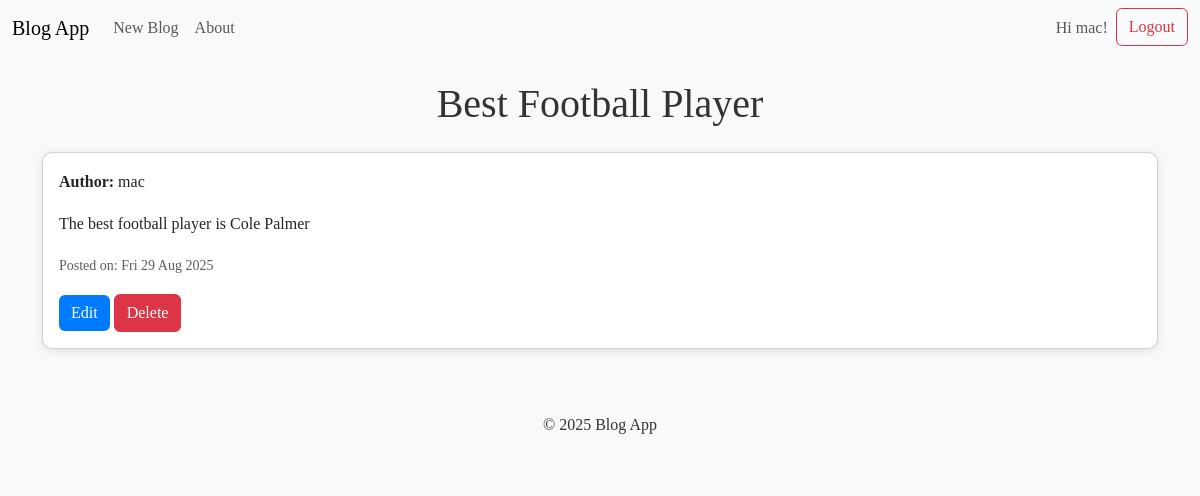
Page /blog/2/ (signed in) on the committed database.
### blog/models.py (models this page shows, shortened)
class BlogPost(models.Model):
    title = models.CharField(max_length=100)
    author = models.ForeignKey(User, on_delete=models.CASCADE, max_length=50, blank=True, null=True)
    body = models.TextField()
    date_created = models.DateTimeField(auto_now_add=True)
    class Meta:
        ordering = ['-date_created']

### blog/views.py (the view)
# urls.py: path('blog/<int:blog_id>/', views.blog_detail, name='blog-detail'),
@login_required
def blog_detail(request, blog_id):
    blog = get_object_or_404(BlogPost, id=blog_id)
    context = {'blog': blog}
    return render(request, template_name='blog/blog_detail.html', context=context)

### blog/templates/blog/blog_detail.html (shortened to what this page needs)
{% extends 'blog/base.html' %}
{% block page_header %}
    <h1 class="text-center mb-4">{{ blog.title }}</h1>
{% endblock page_header %}
{% block content %}
    <div class="card">
        <div class="card-body">
            <p class="card-text"><strong>Author:</strong> {{ blog.author }}</p>
            <p class="card-text">{{ blog.body }}</p>
            <p class="card-text"><small class="text-muted">Posted on: {{ blog.date_created|date:'D d M Y' }}</small></p>
            <a href="{% url 'update-blog' blog.id %}" class="btn btn-primary">Edit</a>
            <a href="{% url 'delete-blog' blog.id %}" class="btn btn-danger">Delete</a>
        </div>
    </div>
{% endblock content %}

### blog/templates/blog/base.html (shortened to what this page needs)
<!DOCTYPE html>
<html lang="en">
<head>
    <link href="https://cdn.jsdelivr.net/npm/bootstrap@5.3.3/dist/css/bootstrap.min.css" rel="stylesheet">
    {% load static %}
    <link rel="stylesheet" href="{% static 'blog/css/style.css' %}">
</head>
<body>
    <nav class="navbar navbar-expand-lg navbar-light bg-light">
        <div class="container-fluid">
            <a class="navbar-brand" href="{% url 'home' %}">Blog App</a>
            <div class="collapse navbar-collapse" id="navbarNav">
                <ul class="navbar-nav">
                    <li class="nav-item">
                        <a class="nav-link" href="{% url 'create-blog' %}">New Blog</a>
                    </li>
                    <li class="nav-item">
                        <a class="nav-link" href="{% url 'about' %}">About</a>
                    </li>
                </ul>
                <ul class="navbar-nav ms-auto">
                  {% if user.is_authenticated %}
                    <li class="nav-item">
                      <span class="nav-link">Hi {{ user.username }}!</span>
                    </li>
                    <li class="nav-item">
                      <form method="post" action="{% url 'logout' %}" class="d-inline">
                        <button type="submit" class="btn btn-outline-danger" aria-label="Logout">Logout</button>
                      </form>
                    </li>
                  {% else %}
                    <li class="nav-item">
                      <a class="nav-link" href="{% url 'login' %}">Log In<i class="bi bi-box-arrow-in-right"></i></a>
                    </li>
                  {% endif %}
                </ul>
            </div>
        </div>
    </nav>
    <div class="container mt-4">
        <header>
            {% block page_header %}{% endblock page_header %}
        </header>
        <main>
            {% block content %}{% endblock content %}
        </main>
    </div>
    <footer class="bg-light text-center py-3 mt-5">
        <p>&copy; 2025 Blog App</p>
    </footer>
</body>
</html>

### blog/static/blog/css/style.css (style rules this page uses)
body { font-family: 'Georgia', serif; background-color: #f8f9fa; color: #333; }
.card { border-radius: 10px; box-shadow: 0 2px 10px rgba(0, 0, 0, 0.1); transition: transform 0.2s; }
.btn-primary { background-color: #007bff; border: none; }
.card-text { line-height: 1.6; }

### rows in the picture
BlogPost: title "Best Football Player", author "mac", body "The best football player is Cole Palmer", date_created "Fri 29 Aug 2025"

### other values in the picture
{{ user.username }} "mac"
